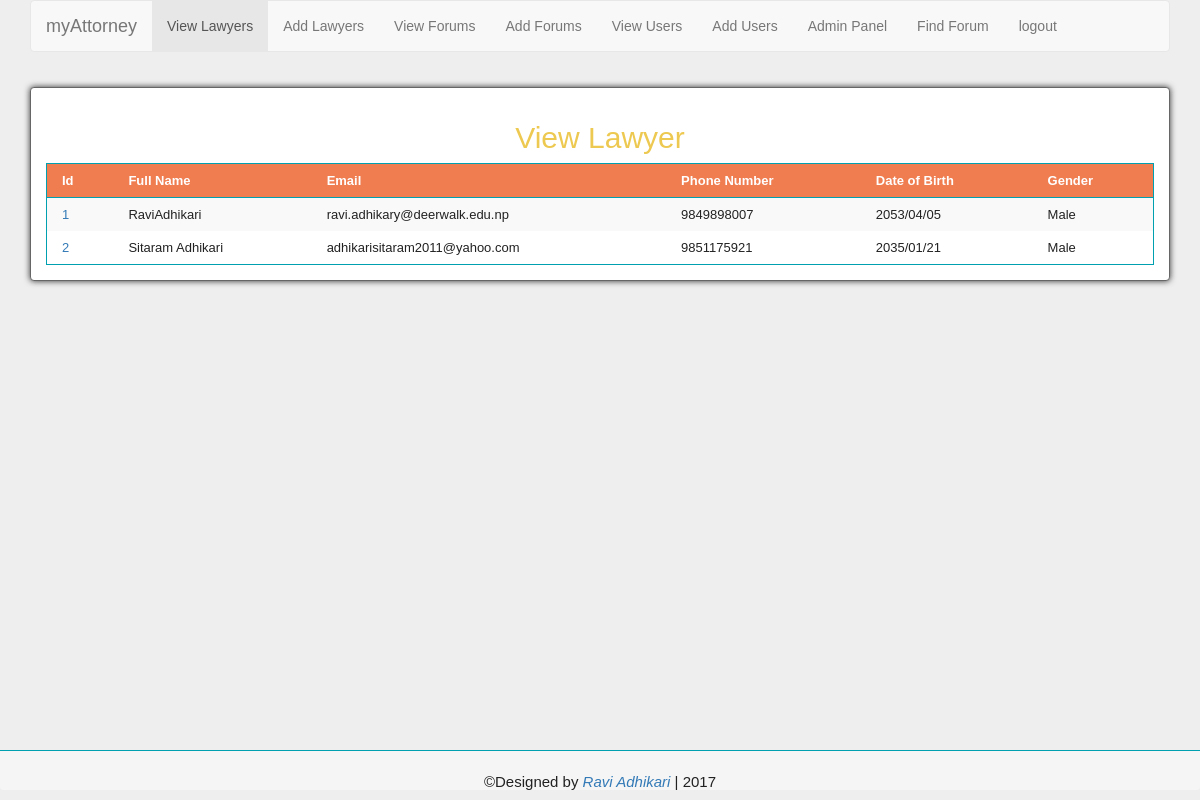
The page /viewLawyer.php (signed in) on the database as committed earlier.
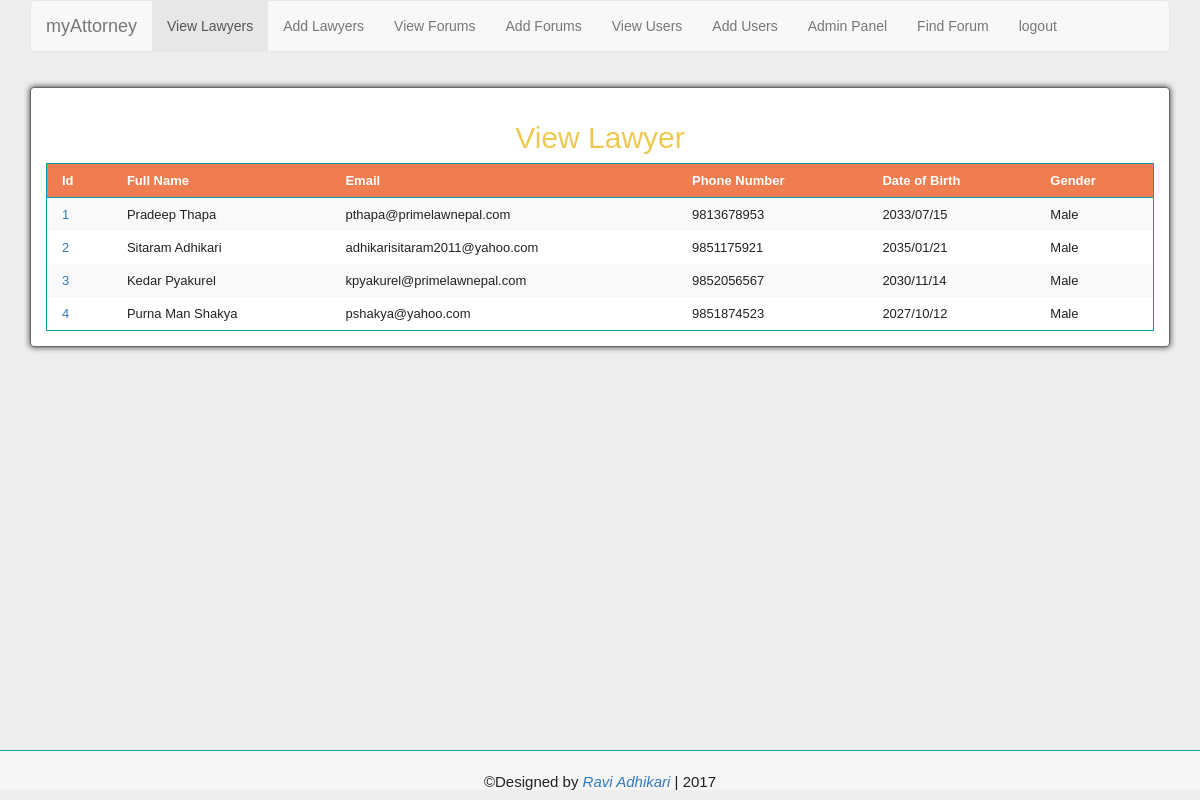
The same page on the database as committed later.
### tables this page shows
CREATE TABLE `lawyers` (
  `id` int(11) NOT NULL AUTO_INCREMENT,
  `fullName` varchar(30) DEFAULT NULL,
  `email` varchar(50) DEFAULT NULL,
  `dob` varchar(20) DEFAULT NULL,
  `gender` varchar(10) DEFAULT NULL,
  `phone` varchar(12) DEFAULT NULL,
  PRIMARY KEY (`id`)
);

### viewLawyer.php (the view)
<?php
    require_once 'includes/header.php' ;
    require_once('Database/dbconfig.php');
?>
<div class="container">
    <nav class="navbar navbar-default">
        <div class="container-fluid">
            <div class="navbar-header">
                <a class="navbar-brand" href="./index.php">myAttorney</a>
            </div>
            <ul class="nav navbar-nav">
                <li class="active"><a href="viewLawyer.php">View Lawyers</a></li>
                <li><a href="addLawyer.php">Add Lawyers</a></li>
                <li><a href="viewForum.php">View Forums</a></li>
                <li><a href="addForum.php">Add Forums</a></li>
                <li><a href="viewUser.php">View Users</a></li>
                <li><a href="addUser.php">Add Users</a></li>
                <li><a href="./admin.php">Admin Panel</a> </li>
                <li><a href="findForum.php">Find Forum</a></li>
                <li><a href="logout.php">logout</a></li>
            </ul>
        </div>
    </nav>
</div>
    <div class="container">
    <form class="form-horizontal view-Form" action="addForum.php" method="post">
        <div style="text-align: center"><h2>View Lawyer</h2> </div>
        <?php
            $query="SELECT * FROM lawyers;";
            $result=$connection->query($query);
            if($result->num_rows>0) {
                while ($row = $result->fetch_assoc()) {
                    $id=$row['id'];
                    $fullName = $row['fullName'];
                    $dob= $row['dob'];
                    $email=$row['email'];
                    $gender=$row['gender'];
                    $phone=$row['phone'];
                    $assc=array($id,$fullName,$email,$phone,$dob,$gender);
                    $associates[]=$assc;
                }
            }
            echo    "<table class=\"table-responsive table-striped\">".
                    "<thead><tr>".
                    "<th id=\"tabData\">Id</th>".
                    "<th id=\"tabData\">Full Name</th>".
                    "<th id=\"tabData\">Email</th>".
                    "<th id=\"tabData\">Phone Number</th>".
                    "<th id=\"tabData\">Date of Birth</th>".
                    "<th id=\"tabData\">Gender</th>".
                    "</tr></thead><tbody>";
            foreach ($associates as $tablerow){
                    echo "<tr>";
                    echo "<td id=\"tabData\"><a href=\"editLawyer.php?update_id={$tablerow[0]}\">{$tablerow[0]}</a></td>";
                    for($i=1;$i<count($tablerow);$i++) {
                        echo "<td id=\"tabData\">{$tablerow[$i]}</td>";
                    }
                    echo "</tr>";
            }
            echo "</tbody></table>";
        ?>
    </form>
</div>
<?php require_once 'includes/footer.php' ?>

### includes/header.php (shortened to what this page needs)
<!doctype html>
<html lang="en-US">
<head>
    <link rel="stylesheet" href="css/bootstrap.min.css">
    <link rel="stylesheet" href="css/formCustom.css">
    <link rel="stylesheet" href="css/styles.css">
</head>

### includes/footer.php
<div class="container panel-footer" id="footer">
    <p align="center">
        &copy;Designed by <em><a href="http://raviadhikari.com.np" target="_blank">Ravi Adhikari</a></em> | 2017
    </p>
</div>
</html>

### css/formCustom.css (style rules this page uses)
.view-Form { max-width: 1200px; padding: 15px; margin: 0 auto; font-size: 13px; background-color: #fff; border-radius: 0.3em; }
#tabData { padding-left: 15px; padding-right: 15px; }
.container { padding-bottom: 15px; }
#footer { position:fixed; left:0px; bottom:0px; height:40px; width:100%; padding-right: 15px; padding-left: 15px; margin-right: auto; margin-left: auto; }

### css/styles.css (style rules this page uses)
#footer { padding-top:20px; padding-left: 15px; padding-right: 15px; border-top: 1px solid #00a0b0; margin-top: 40px; font-size: 15px; margin-bottom: 10px; }
h2, h2 a { color: #edc951; }
form { margin: 20px auto; padding: 40px 20px; overflow: auto; background: #fff4cf; border: 1px solid #666; -moz-border-radius: 5px; -webkit-border-radius: 5px; border-radius: 5px; -moz-box-shadow: 0 0 .5em rgba(0, 0, 0, .8); -webkit-box-shadow: 0 0 .5em rgba(0, 0, 0, .8); box-shadow: 0 0 .5em rgba(0, 0, 0, .8); }
form * { line-height: 1em; }
table { width: 100%; border-collapse: collapse; }
tr, th, td { padding: 10px; margin: 0; text-align: left; }
table, th { border: 1px solid #00a0b0; }
th { border-left: none; border-right: none; background: #ef7d50; color: #fff; cursor: default; }
tr:nth-child(odd) { background: #fff4cf; }
tr:nth-child(even) { background: #fff; }

Rows that differ between the two databases and show on the page:
added lawyers: id "3", fullName "Kedar Pyakurel", email "kpyakurel@primelawnepal.com", phone "9852056567", dob "2030/11/14", gender "Male"
added lawyers: id "4", fullName "Purna Man Shakya", email "pshakya@yahoo.com", phone "9851874523", dob "2027/10/12", gender "Male"
Other text that changed with them:
new list line: "Pradeep Thapa"
new list line: "pthapa@primelawnepal.com"
new list line: "9813678953"
new list line: "2033/07/15"
list line gone: "RaviAdhikari"
list line gone: "ravi.adhikary@deerwalk.edu.np"
list line gone: "9849898007"
list line gone: "2053/04/05"
